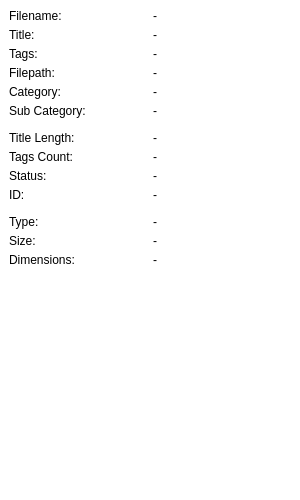
<?xml version="1.0" encoding="UTF-8"?>
<ui version="4.0">
 <class>FileProperties</class>
 <widget class="QDockWidget" name="FileProperties">
  <property name="geometry">
   <rect>
    <x>0</x>
    <y>0</y>
    <width>300</width>
    <height>500</height>
   </rect>
  </property>
  <property name="styleSheet">
   <string notr="true">QDockWidget {
    background: transparent;
    border: none;
}
QDockWidget::title {
    background-color: rgba(114, 114, 114, 0.2);
    padding: 5px;
    padding-left: 10px;
}
QDockWidget::contents {
    border: 1px solid rgba(114, 114, 114, 0.2);
}

QScrollArea {
    background: transparent;
    border: none;
}

/* Subtle scrollbar styling with lower opacity */
QScrollBar:vertical {
    border: none;
    background-color: rgba(0, 0, 0, 5);  /* Very subtle background */
    width: 8px;  /* Slightly narrower */
    margin: 0px;
    border-radius: 4px;
}

QScrollBar::handle:vertical {
    background-color: rgba(128, 128, 128, 60);  /* Lower opacity */
    min-height: 20px;
    border-radius: 4px;
}

QScrollBar::handle:vertical:hover {
    background-color: rgba(128, 128, 128, 120);  /* More visible on hover but still subtle */
}

QScrollBar::add-line:vertical, QScrollBar::sub-line:vertical {
    height: 0px;
}

QScrollBar::add-page:vertical, QScrollBar::sub-page:vertical {
    background: none;
}

QScrollBar:horizontal {
    border: none;
    background-color: rgba(0, 0, 0, 5);  /* Very subtle background */
    height: 8px;  /* Slightly narrower */
    margin: 0px;
    border-radius: 4px;
}

QScrollBar::handle:horizontal {
    background-color: rgba(128, 128, 128, 60);  /* Lower opacity */
    min-width: 20px;
    border-radius: 4px;
}

QScrollBar::handle:horizontal:hover {
    background-color: rgba(128, 128, 128, 120);  /* More visible on hover but still subtle */
}

QScrollBar::add-line:horizontal, QScrollBar::sub-line:horizontal {
    width: 0px;
}

QScrollBar::add-page:horizontal, QScrollBar::sub-page:horizontal {
    background: none;
}</string>
  </property>
  <property name="windowTitle">
   <string>Properties</string>
  </property>
  <widget class="QWidget" name="dockWidgetContents">
   <property name="styleSheet">
    <string notr="true">QWidget {
    background: transparent;
}</string>
   </property>
   <layout class="QVBoxLayout" name="verticalLayout">
    <property name="leftMargin">
     <number>4</number>
    </property>
    <property name="topMargin">
     <number>4</number>
    </property>
    <property name="rightMargin">
     <number>4</number>
    </property>
    <property name="bottomMargin">
     <number>4</number>
    </property>
    <item>
     <widget class="QScrollArea" name="propertiesScrollArea">
      <property name="widgetResizable">
       <bool>true</bool>
      </property>
      <widget class="QWidget" name="scrollAreaWidgetContents">
       <property name="geometry">
        <rect>
         <x>0</x>
         <y>0</y>
         <width>290</width>
         <height>460</height>
        </rect>
       </property>
       <layout class="QVBoxLayout" name="propertiesContentLayout">
        <property name="spacing">
         <number>5</number>
        </property>
        <property name="leftMargin">
         <number>5</number>
        </property>
        <property name="topMargin">
         <number>5</number>
        </property>
        <property name="rightMargin">
         <number>5</number>
        </property>
        <property name="bottomMargin">
         <number>5</number>
        </property>
        <item>
         <layout class="QHBoxLayout" name="filenameLayout">
          <item>
           <widget class="QLabel" name="filenameLabel">
            <property name="text">
             <string>Filename:</string>
            </property>
            <property name="minimumSize">
             <size>
              <width>80</width>
              <height>0</height>
             </size>
            </property>
            <property name="alignment">
             <set>Qt::AlignTop</set>
            </property>
           </widget>
          </item>
          <item>           
          <widget class="QLabel" name="filenameValue">
            <property name="text">
             <string>-</string>
            </property>
            <property name="wordWrap">
             <bool>true</bool>
            </property>
            <property name="alignment">
             <set>Qt::AlignTop</set>
            </property>
           </widget>
          </item>
         </layout>
        </item>
        <item>
         <layout class="QHBoxLayout" name="titleLayout">
          <item>
           <widget class="QLabel" name="titleLabel">
            <property name="text">
             <string>Title:</string>
            </property>
            <property name="minimumSize">
             <size>
              <width>80</width>
              <height>0</height>
             </size>
            </property>
            <property name="alignment">
             <set>Qt::AlignTop</set>
            </property>
           </widget>
          </item>
          <item>           
          <widget class="QLabel" name="titleValue">
            <property name="text">
             <string>-</string>
            </property>
            <property name="wordWrap">
             <bool>true</bool>
            </property>
            <property name="alignment">
             <set>Qt::AlignTop</set>
            </property>
           </widget>
          </item>
         </layout>
        </item>
        <item>
         <layout class="QHBoxLayout" name="tagsLayout">
          <item>
           <widget class="QLabel" name="tagsLabel">
            <property name="text">
             <string>Tags:</string>
            </property>
            <property name="minimumSize">
             <size>
              <width>80</width>
              <height>0</height>
             </size>
            </property>
            <property name="alignment">
             <set>Qt::AlignTop</set>
            </property>
           </widget>
          </item>
          <item>           
          <widget class="QLabel" name="tagsValue">
            <property name="text">
             <string>-</string>
            </property>
            <property name="wordWrap">
             <bool>true</bool>
            </property>
            <property name="alignment">
             <set>Qt::AlignTop</set>
            </property>
           </widget>
          </item>
         </layout>
        </item>
        <item>
         <layout class="QHBoxLayout" name="filepathLayout">
          <item>
           <widget class="QLabel" name="filepathLabel">
            <property name="text">
             <string>Filepath:</string>
            </property>
            <property name="minimumSize">
             <size>
              <width>80</width>
              <height>0</height>
             </size>
            </property>
            <property name="alignment">
             <set>Qt::AlignTop</set>
            </property>
           </widget>
          </item>
          <item>           
          <widget class="QLabel" name="filepathValue">
            <property name="text">
             <string>-</string>
            </property>
            <property name="wordWrap">
             <bool>true</bool>
            </property>
            <property name="alignment">
             <set>Qt::AlignTop</set>
            </property>
           </widget>
          </item>
         </layout>
        </item>
        <item>
         <layout class="QHBoxLayout" name="categoryLayout">
          <item>
           <widget class="QLabel" name="categoryLabel">
            <property name="text">
             <string>Category:</string>
            </property>
            <property name="minimumSize">
             <size>
              <width>80</width>
              <height>0</height>
             </size>
            </property>
            <property name="alignment">
             <set>Qt::AlignTop</set>
            </property>
           </widget>
          </item>
          <item>           
          <widget class="QLabel" name="categoryValue">
            <property name="text">
             <string>-</string>
            </property>
            <property name="wordWrap">
             <bool>true</bool>
            </property>
            <property name="alignment">
             <set>Qt::AlignTop</set>
            </property>
           </widget>
          </item>
         </layout>
        </item>
        <item>
         <layout class="QHBoxLayout" name="subCategoryLayout">
          <item>
           <widget class="QLabel" name="subCategoryLabel">
            <property name="text">
             <string>Sub Category:</string>
            </property>
            <property name="minimumSize">
             <size>
              <width>80</width>
              <height>0</height>
             </size>
            </property>
            <property name="alignment">
             <set>Qt::AlignTop</set>
            </property>
           </widget>
          </item>
          <item>           
          <widget class="QLabel" name="subCategoryValue">
            <property name="text">
             <string>-</string>
            </property>
            <property name="wordWrap">
             <bool>true</bool>
            </property>
            <property name="alignment">
             <set>Qt::AlignTop</set>
            </property>
           </widget>
          </item>
         </layout>
        </item>
        <item>
         <widget class="QFrame" name="separator1">
          <property name="frameShape">
           <enum>QFrame::HLine</enum>
          </property>
          <property name="frameShadow">
           <enum>QFrame::Sunken</enum>
          </property>
         </widget>
        </item>
        <item>
         <layout class="QHBoxLayout" name="titleLengthLayout">
          <item>
           <widget class="QLabel" name="titleLengthLabel">
            <property name="text">
             <string>Title Length:</string>
            </property>
            <property name="minimumSize">
             <size>
              <width>80</width>
              <height>0</height>
             </size>
            </property>
            <property name="alignment">
             <set>Qt::AlignTop</set>
            </property>
           </widget>
          </item>
          <item>           
          <widget class="QLabel" name="titleLengthValue">
            <property name="text">
             <string>-</string>
            </property>
            <property name="alignment">
             <set>Qt::AlignTop</set>
            </property>
           </widget>
          </item>
         </layout>
        </item>
        <item>
         <layout class="QHBoxLayout" name="tagsCountLayout">
          <item>
           <widget class="QLabel" name="tagsCountLabel">
            <property name="text">
             <string>Tags Count:</string>
            </property>
            <property name="minimumSize">
             <size>
              <width>80</width>
              <height>0</height>
             </size>
            </property>
            <property name="alignment">
             <set>Qt::AlignTop</set>
            </property>
           </widget>
          </item>
          <item>           
          <widget class="QLabel" name="tagsCountValue">
            <property name="text">
             <string>-</string>
            </property>
            <property name="alignment">
             <set>Qt::AlignTop</set>
            </property>
           </widget>
          </item>
         </layout>
        </item>
        <item>
         <layout class="QHBoxLayout" name="statusLayout">
          <item>
           <widget class="QLabel" name="statusLabel">
            <property name="text">
             <string>Status:</string>
            </property>
            <property name="minimumSize">
             <size>
              <width>80</width>
              <height>0</height>
             </size>
            </property>
            <property name="alignment">
             <set>Qt::AlignTop</set>
            </property>
           </widget>
          </item>
          <item>           
          <widget class="QLabel" name="statusValue">
            <property name="text">
             <string>-</string>
            </property>
            <property name="alignment">
             <set>Qt::AlignTop</set>
            </property>
           </widget>
          </item>
         </layout>
        </item>
        <item>
         <layout class="QHBoxLayout" name="idLayout">
          <item>
           <widget class="QLabel" name="idLabel">
            <property name="text">
             <string>ID:</string>
            </property>
            <property name="minimumSize">
             <size>
              <width>80</width>
              <height>0</height>
             </size>
            </property>
            <property name="alignment">
             <set>Qt::AlignTop</set>
            </property>
           </widget>
          </item>
          <item>           
          <widget class="QLabel" name="idValue">
            <property name="text">
             <string>-</string>
            </property>
            <property name="alignment">
             <set>Qt::AlignTop</set>
            </property>
           </widget>
          </item>
         </layout>
        </item>
        <item>
         <widget class="QFrame" name="separator2">
          <property name="frameShape">
           <enum>QFrame::HLine</enum>
          </property>
          <property name="frameShadow">
           <enum>QFrame::Sunken</enum>
          </property>
         </widget>
        </item>
        <item>
         <layout class="QHBoxLayout" name="typeLayout">
          <item>
           <widget class="QLabel" name="typeLabel">
            <property name="text">
             <string>Type:</string>
            </property>
            <property name="minimumSize">
             <size>
              <width>80</width>
              <height>0</height>
             </size>
            </property>
            <property name="alignment">
             <set>Qt::AlignTop</set>
            </property>
           </widget>
          </item>
          <item>           
          <widget class="QLabel" name="typeValue">
            <property name="text">
             <string>-</string>
            </property>
            <property name="alignment">
             <set>Qt::AlignTop</set>
            </property>
           </widget>
          </item>
         </layout>
        </item>
        <item>
         <layout class="QHBoxLayout" name="sizeLayout">
          <item>
           <widget class="QLabel" name="sizeLabel">
            <property name="text">
             <string>Size:</string>
            </property>
            <property name="minimumSize">
             <size>
              <width>80</width>
              <height>0</height>
             </size>
            </property>
            <property name="alignment">
             <set>Qt::AlignTop</set>
            </property>
           </widget>
          </item>
          <item>           
          <widget class="QLabel" name="sizeValue">
            <property name="text">
             <string>-</string>
            </property>
            <property name="alignment">
             <set>Qt::AlignTop</set>
            </property>
           </widget>
          </item>
         </layout>
        </item>
        <item>
         <layout class="QHBoxLayout" name="dimensionsLayout">
          <item>
           <widget class="QLabel" name="dimensionsLabel">
            <property name="text">
             <string>Dimensions:</string>
            </property>
            <property name="minimumSize">
             <size>
              <width>80</width>
              <height>0</height>
             </size>
            </property>
            <property name="alignment">
             <set>Qt::AlignTop</set>
            </property>
           </widget>
          </item>
          <item>           
          <widget class="QLabel" name="dimensionsValue">
            <property name="text">
             <string>-</string>
            </property>
            <property name="alignment">
             <set>Qt::AlignTop</set>
            </property>
           </widget>
          </item>
         </layout>
        </item>
        <item>
         <spacer name="verticalSpacer">
          <property name="orientation">
           <enum>Qt::Vertical</enum>
          </property>
          <property name="sizeHint" stdset="0">
           <size>
            <width>20</width>
            <height>40</height>
           </size>
          </property>
         </spacer>
        </item>
       </layout>
      </widget>
     </widget>
    </item>
   </layout>
  </widget>
 </widget>
 <resources/>
 <connections/>
</ui>
